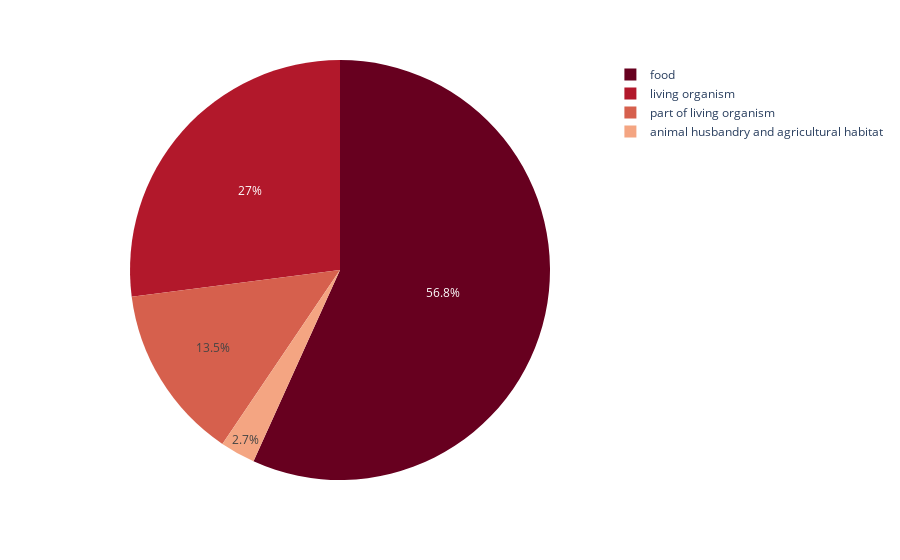

Notebook code for this chart:
### Code cell
fig = px.pie(sous_class_general3, values='name', names=sous_class_general3.index, color_discrete_sequence=px.colors.sequential.RdBu)
fig.show()

### Figure 1 — Plotly figure (JSON) as saved in the notebook; plotly's stock layout.template omitted (floating-point values rounded to 4 significant figures)
{"data": [{"domain": {"x": [0, 1], "y": [0, 1]}, "hoverlabel": {"namelength": 0}, "hovertemplate": "label=%{label}<br>name=%{value}", "labels": ["animal husbandry and agricultural habitat", "food", "living organism", "part of living organism"], "legendgroup": "", "name": "", "showlegend": true, "type": "pie", "values": [1, 21, 10, 5]}], "layout": {"legend": {"tracegroupgap": 0}, "margin": {"t": 60}, "piecolorway": ["rgb(103,0,31)", "rgb(178,24,43)", "rgb(214,96,77)", "rgb(244,165,130)", "rgb(253,219,199)", "rgb(247,247,247)", "rgb(209,229,240)", "rgb(146,197,222)", "rgb(67,147,195)", "rgb(33,102,172)", "rgb(5,48,97)"]}}
